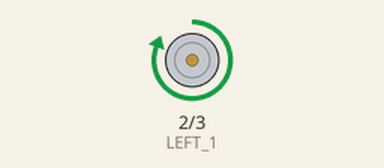
This sketch was run on a simulated Arduino Uno, built with avr-gcc and run on an emulated ATmega328P. On the bench: motor-driver pin pairs drawn as motors (green arrow = first pin HIGH = forward, orange = second pin HIGH = backward, longer = more drive).

Above: at 0.5 s.
Timing chart, 0 to 4.6 s (numbered marks = the images above):
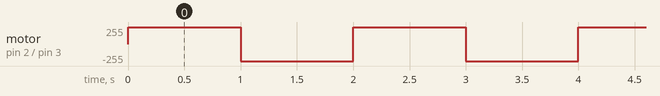

Measured:
- by itself, motor on pin 2 (LEFT_1) / pin 3 (LEFT_2): alternates forward 255/255 for 1.0 s and backward 255/255 for 1.0 s

The sketch:

ControlTest.ino
```cpp
#define LEFT_1 2
#define LEFT_2 3

void setup() {
  // put your setup code here, to run once:
  Serial.begin(9600);
  pinMode(LEFT_1, OUTPUT);
  pinMode(LEFT_2, OUTPUT);

}

void loop() {
  // put your main code here, to run repeatedly:

  digitalWrite(LEFT_1,HIGH);
  digitalWrite(LEFT_2,LOW);
  delay(1000);

  digitalWrite(LEFT_1,LOW);
  digitalWrite(LEFT_2,HIGH);
  delay(1000);
}
```
